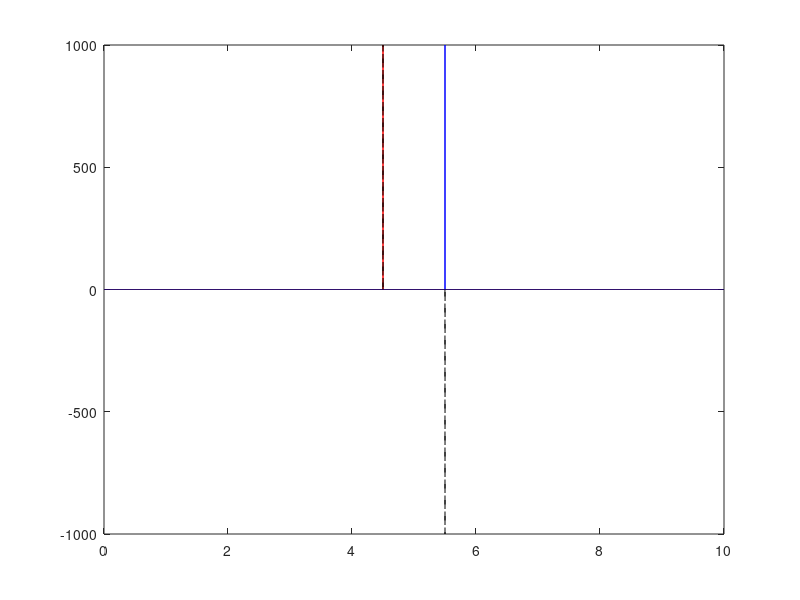

This chart was generated by the following MATLAB code: (Note: this script raises an error after producing the figure.)
clear all
omega=10;
ntsteps =200; 
D = 1e-2;
dx = 1e-3;
nnodes=ceil(omega/dx);
methodd = 'implicit';
num = 1e2;
A=zeros(nnodes,1); B=zeros(nnodes,1);
KLAB=zeros(ntsteps,2); KLBA=zeros(ntsteps,2);
SDR_1=zeros(ntsteps,3); SDR_2=zeros(ntsteps,2);
SYMM=zeros(ntsteps,2); SYMMnew=zeros(ntsteps,6);
shannon=zeros(ntsteps,1); react=zeros(ntsteps,1);
separation=1;
half_gap=(separation/2)*(1/dx);
max_mix=(2*half_gap*dx)^2/(4*D);

%A(2*nnodes/10:4*nnodes/10)=1;
%B(6*nnodes/10:8*nnodes/10)=1;
%%%%%%%%%%%%%%%%%%%%%%% IC #1: two deltas
 A(nnodes/2-half_gap)=1;
 B(nnodes/2+half_gap)=1;
%%%%%%%%%%%%%%%%%%%%%%% IC #2: two Heavisides
% A(1:nnodes/2-half_gap)=1;
% B(nnodes/2+half_gap:end)=1;
%%%%%%%%%%%%%%%%%%%%%% IC #3: All random, uncorrelated
 % frac_IC=0.05   % fraction of nodes filled with A or B
 % buffer=floor(nnodes/10000);
 % rand_nodes=buffer+randperm(nnodes-2*buffer,floor(frac_IC*nnodes));
 % A(rand_nodes) = randi(11, floor(frac_IC*nnodes), 1);
 % A(rand_nodes) = 1 + 0.5*(rand(size(rand_nodes))-0.5);
 % rand_nodes=buffer+randperm(nnodes-2*buffer,floor(frac_IC*nnodes));
 % B(rand_nodes) = randi(11, floor(frac_IC*nnodes), 1);
 % B(rand_nodes) = 1 + 0.5*(rand(size(rand_nodes))-0.5);
%%%%%%%%%%%%%%%%%%%%%%%%%%%

A=A/(dx*sum(A)); B=B/(dx*sum(B));
min(A)
min(B)
C=A-B;
pore = ones(nnodes, 1);
eps=1e-200;
dt=.01; tott=0.0;

for n=1:ntsteps
   m=0.5*(A+B);
   KLAB(n,1)=tott; KLBA(n,1)=tott;
   SDR_1(n,1)=tott; SDR_2(n,1)=tott;
   appleA=find(A>eps);
   appleB=find(B>eps);
   apple=find(A>eps & B>eps);
   Anorm=dx*sum(A(apple)); Bnorm=dx*sum(B(apple));
%   apple=find
   KLAB(n,2) = (dx/Anorm)*sum(A(apple).*log(Bnorm*A(apple)./(Anorm*B(apple))));   % Assym KLD #1
   KLBA(n,2) = (dx/Bnorm)*sum(B(apple).*log(Anorm*B(apple)./(Bnorm*A(apple))));   % Assym KLD #2
   SYMM(n,2) = KLAB(n,2)+KLBA(n,2);                         % Symmetric KLD
   SYMMnew(n,2) = -log(dx)-dx*sum(A(appleB).*log(B(appleB)));
   SYMMnew(n,3) = -log(dx)-dx*sum(B(appleA).*log(A(appleA)));
   SYMMnew(n,4) = -log(dx)-dx*sum(A(A>0).*log(A(A>0)));
   SYMMnew(n,5) = -log(dx)-dx*sum(B(B>0).*log(B(B>0)));
   SYMMnew(n,6) = -(dx/Anorm)*sum(A(apple).*log(B(apple)/Bnorm)) - ...
                   (dx/Bnorm)*sum(B(apple).*log(A(apple)/Anorm)) + ...
                   (dx/Anorm)*sum(A(apple).*log(A(apple)/Anorm)) + ...
                   (dx/Bnorm)*sum(B(apple).*log(B(apple)/Bnorm));

   %shannon = 0.5*dx*sum(f(fgood).*log(f(fgood)./m(fgood))) + ...
   %          0.5*dx*sum(g(ggood).*log(g(ggood)./m(ggood)))

   shannon(n) = 0.5*dx*sum(A(appleA).*log(A(appleA)./m(appleA))) + ...
                0.5*dx*sum(B(appleB).*log(B(appleB)./m(appleB)));

   % SDR_1 is int(grad C)D grad(c)
   % SDR_2 is int c^2  (later taking -0.5 d(SDR_2)/dt)

   SDR_1(n,2) = (D/dx)*(diff(A-B))'*diff(A-B);
   SDR_1(n,3) = (D/dx)*(diff(A))'*diff(B);
 %  SDR_2(n,2) = dx*sum((A-B).^2);
   SDR_2(n,2) = dx*sum((A-B).^2);
   
   figure(1)
   plot(dx*(1:nnodes),A,'r'); hold on 
   plot(dx*(1:nnodes),B,'b');
   plot(dx*(1:nnodes),C,'k--');
 %  axis([0 omega 0 1.5])
   hold off
   drawnow
%pause
% Analytic solutions
%    x1=omega/2 - dx*half_gap;
%    x2=omega/2 + dx*half_gap;
%    A=exp((dx*(1:nnodes)'-x1).^2/(-4*D*tott))/sqrt(4*pi*D*tott);
%    B=exp((dx*(1:nnodes)'-x2).^2/(-4*D*tott))/sqrt(4*pi*D*tott);
%    A=A/(dx*sum(A)); B=B/(dx*sum(B));
%    C=A-B;
% Numerical solutions
   [A] = diff_1d_spdiags(pore,A,D,dt,dx,methodd);
   [B] = diff_1d_spdiags(pore,B,D,dt,dx,methodd);
   [C] = diff_1d_spdiags(pore,C,D,dt,dx,methodd);

   k_f=0.0;
   A(A<0)=0; B(B<0)=0;
   reaction=k_f*A.*B;

   A=A-reaction; B=B-reaction;
   A(A<0)=0; B(B<0)=0; A=A/(dx*sum(A)) ; B=B/(dx*sum(B));
   react(n)=dx*sum(reaction);

    tott=tott+dt;  dt=1.1*dt;

   % if(tott>max_mix)
   %     pause
   % end
end
hold off

shannon=min(log(2),shannon);
SYMM(:,1)=KLAB(:,1);  SYMMnew(:,1)=KLAB(:,1); time=SYMM(:,1);
factor=2;  % factor of 1 means scale SKLD down: 8 means scale JS up.
mixtime=((dx*2*half_gap)^2)/(8*2*D/factor)
SDR_2(1:end-1,1)=0.5*(SDR_2(1:end-1,1)+SDR_2(2:end,1)); 
SDR_2(1:end-1,2)=-0.5*(diff(SDR_2(:,2))./diff(SDR_2(:,1)) );
SDR_2(end,:)=[];

figure(2)
loglog(time,(factor/8)*(SYMMnew(:,2)+SYMMnew(:,3)),'r-'); hold on
axis([1e-3 1e4 1e-6 tott])
plot(time,(factor/8)*(SYMMnew(:,4)+SYMMnew(:,5)),'b-');
plot(time,(factor/8)*SYMMnew(:,6),'ko');
plot(time,factor*shannon,'g+')
plot(time,mixtime./SYMMnew(:,1),'k--')
plot(SDR_2(:,1),SDR_2(:,2),'pentagram')
plot(SDR_1(:,1),(2/sqrt(128*pi*D))*SDR_1(:,1).^-1.5,'b-.')
legend('Cross','Self','SKLD/4','2*S','Eq. (21)','SDR')
hold off

figure(22)
%loglog(SYMMnew(:,1),(factor/8)*(SYMMnew(:,2)+SYMMnew(:,3)),'r-'); hold on
%plot(SYMMnew(:,1),(factor/8)*(SYMMnew(:,4)+SYMMnew(:,5)),'b-');
loglog(SYMMnew(:,1),(factor/8)*SYMMnew(:,6),'ko');
hold on
plot(time,factor*shannon,'g+')
plot(time,mixtime./time,'k--')
plot(time,SDR_1(:,2),'bd')
plot(SDR_1(:,1),SDR_1(:,3),'rd')
plot(SDR_2(:,1),SDR_2(:,2),'pentagram')
plot(SDR_1(:,1),(2/sqrt(128*pi*D))*SDR_1(:,1).^-1.5,'b-.')
axis([1e-3 1e5 1e-6 tott])
legend('SKLD/4','2*S','Eq. (21)','SDR')
hold off


figure(5)
dtimes=0.5*(SDR_1(1:end-1,1)+SDR_1(2:end,1));
loglog(SDR_2(:,1),SDR_2(:,2),'-o'); hold on
axis([1e-3 1e5 1e-6 tott])
plot(SDR_1(:,1),SDR_1(:,2),'bd'); 
%loglog(dtimes,1*dtimes.^-1.5,'k--')
plot(dtimes,(1/sqrt(128*pi*D))*dtimes.^-1.5,'k--')
plot(dtimes,-diff(KLAB(:,2))./diff(KLAB(:,1)),'-+');
hold off
%loglog(SDR_2(:,1),SDR_2(:,2))


mix_JS=(1/(1-exp(-factor*log(2))))*(exp(-factor*shannon) - exp(-factor*log(2)));

figure(6)
semilogx(time,exp(-(factor/8)*SYMMnew(:,6)),'ok')
hold on
plot(time, mix_JS, 'r+')
plot(time,exp(-mixtime./time),'k--')

%plot(SYMMnew(:,1), exp(-SDR_1(:,2)),'bd')
%plot(SYMMnew(:,1),omega*react/k_f,'d')

axis([1e-3 1e4 0 1])
xlabel('Time'); ylabel('Mixing Index M(t) (dimensionless)')
legend('F-D reflecting (SKLD)','F-D reflecting (JS)','Analytic infinite domain','Location','NW')
hold off

dmixdt=diff(exp(-(factor/8)*SYMMnew(:,6)))./diff(SYMMnew(:,1));
dmixdt_S=diff(mix_JS)./diff(SYMMnew(:,1));
ave_t = 0.5*(SYMMnew(1:(end-1),1)+SYMMnew(2:end,1))
dSDRdt=diff(exp(-SDR_1(:,2)))./diff(SDR_1(:,1));

figure(7)
%plot(ave_t/(separation^2/(16*D)),dmixdt,'ko',ave_t/(separation^2/(16*D)),dmixdt_S,'r+')
plot(ave_t,dmixdt,'ko',ave_t,dmixdt_S,'r+')
hold on
plot(SYMMnew(:,1),(mixtime*time.^-2).*exp(-mixtime./time),'k--')
%plot(ave_t/(separation^2/(16*D)),dSDRdt,'bd')
xlabel('Time'); ylabel('Mixing Rate dM(t)/dt (1/T)')
legend('F-D reflecting (SKLD)','F-D reflecting (JS)','Analytic SKLD infinite domain','d(SDR)/dt','Location','NE')
axis([0 1e2 0 5e-2])
hold off

figure(8)
loglog(ave_t,dmixdt,'co',ave_t,dmixdt_S,'k-')
hold on
plot(SDR_2(:,1),SDR_2(:,2),'pentagram')

%loglog(time,(mixtime*time.^-2).*exp(-mixtime./time),'k--')
%plot(ave_t/(separation^2/(16*D)),dSDRdt/mixtime,'bd')
xlabel('Time'); ylabel('Mixing Rate dM(t)/dt (1/T)')
legend('F-D reflecting (SKLD)','F-D reflecting (JS)','SDR','d(SDR)/dt','Location','NE')
axis([1e-3 1e4 1e-6 1e2])
%axis([0 2e2 0 2e-3])
hold off